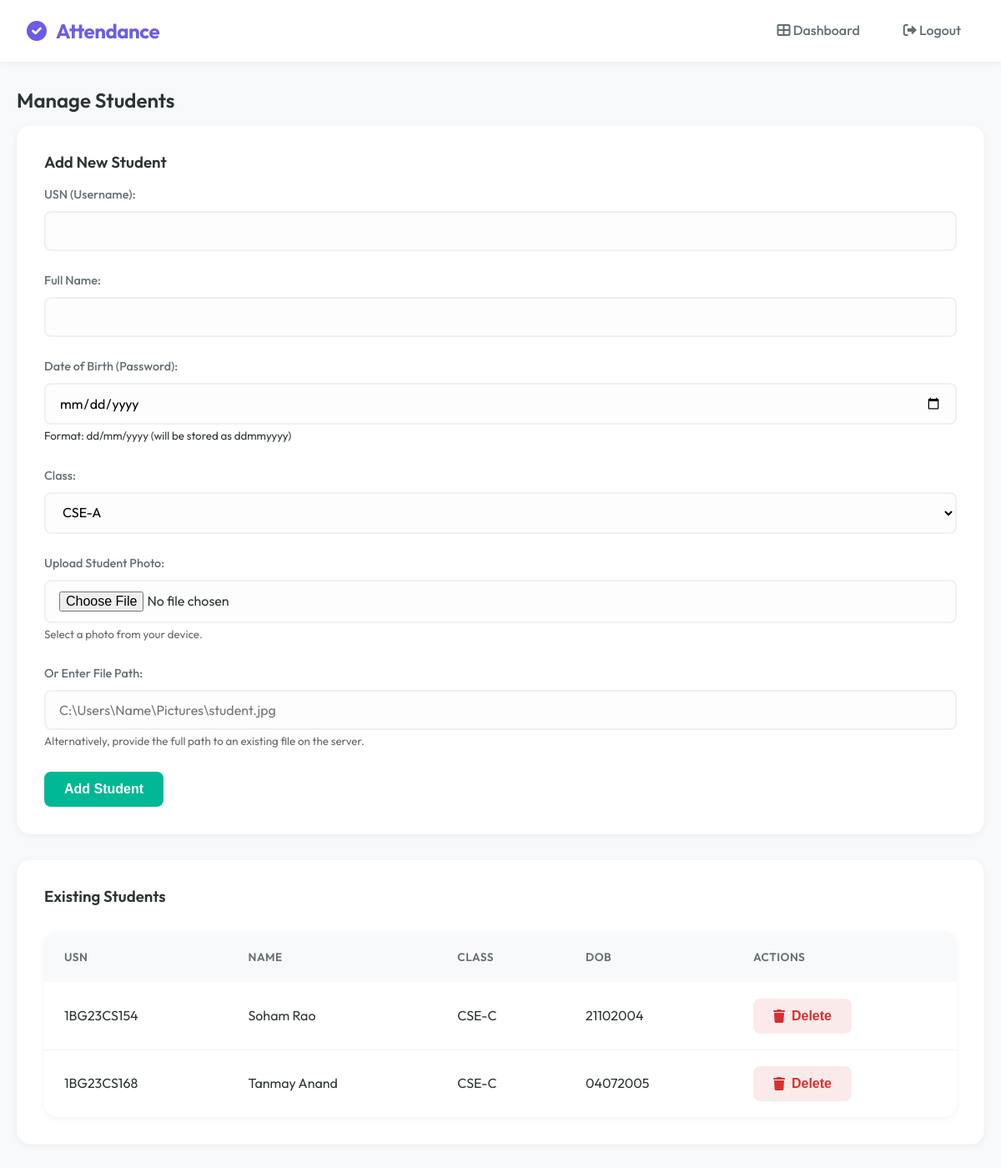
/manage_students (signed in), run on the app's committed database.
### tables this page shows
CREATE TABLE students (
        id INTEGER PRIMARY KEY AUTOINCREMENT,
        usn TEXT UNIQUE,
        name TEXT,
        dob TEXT,
        class_id INTEGER,
        face_encoding BLOB
    );

CREATE TABLE classes (
        id INTEGER PRIMARY KEY AUTOINCREMENT,
        class_name TEXT
    );

### app.py (the view)
@app.route("/manage_students")
def manage_students():
    if session.get("role") != "admin":
        return "Unauthorized", 403
    conn = sqlite3.connect('attendance.db')
    c = conn.cursor()
    c.execute("SELECT id, class_name FROM classes ORDER BY class_name")
    classes = c.fetchall()
    c.execute("""
        SELECT s.id, s.usn, s.name, s.dob, s.class_id, c.class_name
        FROM students s
        JOIN classes c ON s.class_id = c.id
        ORDER BY c.class_name, s.usn
    """)
    students = c.fetchall()
    conn.close()
    return render_template("manage_students.html", classes=classes, students=students)

### templates/manage_students.html (shortened to what this page needs)
{% extends "base.html" %}
{% block content %}
<h2>Manage Students</h2>
<div class="card" style="margin-bottom: 30px;">
    <h3>Add New Student</h3>
    <form action="/add_student" method="POST" enctype="multipart/form-data">
        <div class="form-group">
            <label for="usn">USN (Username):</label>
            <input type="text" id="usn" name="usn" required>
        </div>
        <div class="form-group">
            <label for="name">Full Name:</label>
            <input type="text" id="name" name="name" required>
        </div>
        <div class="form-group">
            <label for="dob">Date of Birth (Password):</label>
            <input type="date" id="dob" name="dob" required>
            <small class="text-muted">Format: dd/mm/yyyy (will be stored as ddmmyyyy)</small>
        </div>
        <div class="form-group">
            <label for="class_id">Class:</label>
            <select name="class_id" id="class_id" required>
                {% for cls in classes %}
                <option value="{{ cls[0] }}">{{ cls[1] }}</option>
                {% endfor %}
            </select>
        </div>
        <div class="form-group">
            <label for="student_image">Upload Student Photo:</label>
            <input type="file" id="student_image" name="student_image" accept="image/*">
            <small style="color: #666;">Select a photo from your device.</small>
        </div>
        <div class="form-group">
            <label for="image_path">Or Enter File Path:</label>
            <input type="text" id="image_path" name="image_path" placeholder="C:\Users\Name\Pictures\student.jpg">
            <small style="color: #666;">Alternatively, provide the full path to an existing file on the server.</small>
        </div>
        <button type="submit" class="btn btn-success">Add Student</button>
    </form>
</div>
<div class="card" style="margin-bottom: 100px;">
    <h3>Existing Students</h3>
    <div class="table-container" style="max-height: 500px; overflow-y: auto;">
        <table>
            <thead>
                <tr>
                    <th>USN</th>
                    <th>Name</th>
                    <th>Class</th>
                    <th>DOB</th>
                    <th>Actions</th>
                </tr>
            </thead>
            <tbody>
                {% for student in students %}
                <tr>
                    <td>{{ student[1] }}</td>
                    <td>{{ student[2] }}</td>
                    <td>{{ student[5] }}</td>
                    <td>{{ student[3] }}</td>
                    <td>
                        <form action="/delete_student/{{ student[0] }}" method="POST" style="display:inline;"
                            onsubmit="return confirm('Are you sure you want to delete this student?');">
                            <button type="submit" class="btn btn-danger btn-sm"><i class="fas fa-trash"></i>
                                Delete</button>
                        </form>
                    </td>
                </tr>
                {% else %}
                <tr>
                    <td colspan="5" class="text-center text-muted">No students found.</td>
                </tr>
                {% endfor %}
            </tbody>
        </table>
    </div>
</div>
{% endblock %}

### static/style.css (style rules this page uses)
:root { --primary: #6c5ce7; --primary-hover: #5b4cc4; --primary-light: #a29bfe; --secondary: #00cec9; --accent: #fd79a8; --bg-body: #f8f9fa; --bg-surface: #ffffff; --bg-glass: rgba(255, 255, 255, 0.8); --text-main: #2d3436; --text-muted: #636e72; --text-light: #ffffff; --success: #00b894; --error: #d63031; --warning: #fdcb6e; --radius-sm: 8px; --radius-md: 16px; --radius-lg: 24px; --shadow-sm: 0 2px 8px rgba(0, 0, 0, 0.05); --shadow-md: 0 8px 24px rgba(0, 0, 0, 0.08); --shadow-lg: 0 16px 48px rgba(0, 0, 0, 0.1); --transition: all 0.3s cubic-bezier(0.4, 0, 0.2, 1); }
* { margin: 0; padding: 0; box-sizing: border-box; }
body { font-family: 'Outfit', sans-serif; background-color: var(--bg-body); color: var(--text-main); line-height: 1.6; min-height: 100vh; display: flex; flex-direction: column; }
h1, h2, h3, h4, h5, h6 { font-weight: 600; line-height: 1.2; margin-bottom: 1rem; color: var(--text-main); }
.card { background: var(--bg-surface); border-radius: var(--radius-md); padding: 2rem; box-shadow: var(--shadow-sm); transition: var(--transition); border: 1px solid rgba(0, 0, 0, 0.02); }
.form-group { margin-bottom: 1.5rem; }
label { display: block; margin-bottom: 0.5rem; font-weight: 500; color: var(--text-muted); font-size: 0.9rem; }
input, select, textarea { width: 100%; padding: 12px 16px; border: 2px solid #eef0f5; border-radius: var(--radius-sm); font-family: inherit; font-size: 1rem; transition: var(--transition); background: #fdfdfd; }
.btn { display: inline-flex; align-items: center; justify-content: center; padding: 12px 24px; border-radius: var(--radius-sm); font-weight: 600; cursor: pointer; border: none; transition: var(--transition); font-size: 1rem; gap: 8px; }
.btn-danger { background: rgba(214, 48, 49, 0.1); color: var(--error); }
.btn-success { background: var(--success); color: white; }
.table-container { background: var(--bg-surface); border-radius: var(--radius-md); box-shadow: var(--shadow-sm); overflow: hidden; margin-top: 2rem; }
table { width: 100%; border-collapse: collapse; }
th { background: #f8f9fa; padding: 1.2rem 1.5rem; text-align: left; font-weight: 600; color: var(--text-muted); font-size: 0.85rem; text-transform: uppercase; letter-spacing: 0.5px; }
td { padding: 1.2rem 1.5rem; border-bottom: 1px solid #f1f2f6; color: var(--text-main); }
tr:last-child td { border-bottom: none; }
.table-container { background: var(--bg-surface); border-radius: var(--radius-md); box-shadow: var(--shadow-sm); overflow-x: auto; margin-top: 2rem; }

### data on the page
students: usn "1BG23CS154", name "Soham Rao", class_name "CSE-C", dob "21102004"
students: usn "1BG23CS168", name "Tanmay Anand", class_name "CSE-C", dob "04072005"

### other printed values
form field class_id "CSE-A"
